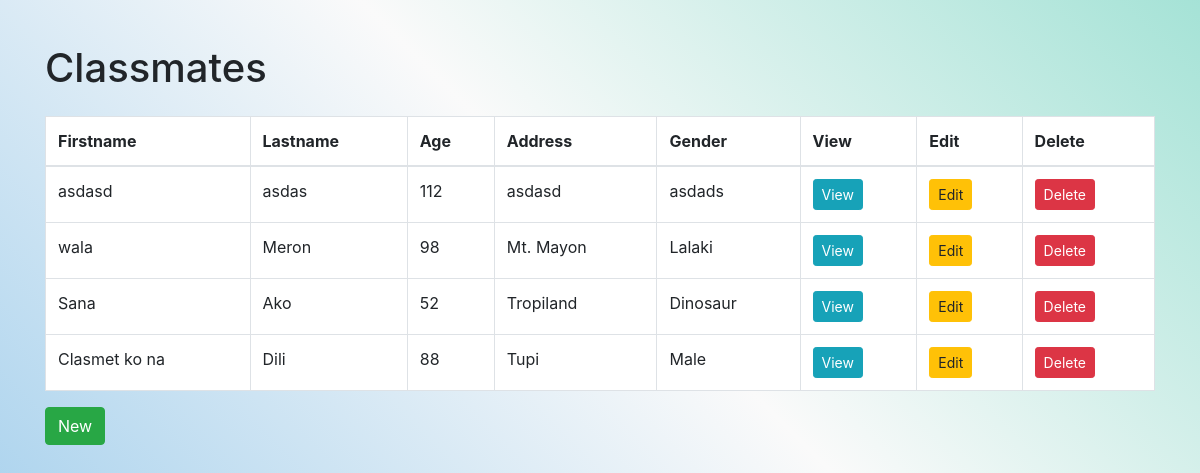
The page /classmate/ on the database its author committed.
### classmates/models.py (models this page shows, shortened)
class Classmate(models.Model):
    firstname = models.CharField(max_length=200)
    lastname = models.CharField(max_length=200)
    age = models.IntegerField()
    address = models.CharField(max_length=200)
    gender = models.CharField(max_length=200)

### classmates/views.py (the view)
# urls.py: path('', views.ClassmateList.as_view(), name='classmate_list'),
class ClassmateList(ListView):
    model = Classmate

### classmates/templates/classmates/classmate_list.html (shortened to what this page needs)
<!DOCTYPE html>
<html lang="en">
<head>
  <link rel="stylesheet" href="https://stackpath.bootstrapcdn.com/bootstrap/4.5.2/css/bootstrap.min.css">
</head>
<body>
  <div class="container">
    <h1 class="mt-4 mb-4">Classmates</h1>
    <table class="table table-bordered bg-white">
      <thead>
        <tr>
          <th>Firstname</th>
          <th>Lastname</th>
          <th>Age</th>
          <th>Address</th>
          <th>Gender</th>
          <th>View</th>
          <th>Edit</th>
          <th>Delete</th>
        </tr>
      </thead>
      <tbody>
        {% for classmate in object_list %}
        <tr>
          <td>{{ classmate.firstname }}</td>
          <td>{{ classmate.lastname }}</td>
          <td>{{ classmate.age }}</td>
          <td>{{ classmate.address }}</td>
          <td>{{ classmate.gender }}</td>
          <td><a href="{% url "classmate_view" classmate.id %}" class="btn btn-info btn-sm">View</a></td>
          <td><a href="{% url "classmate_edit" classmate.id %}" class="btn btn-warning btn-sm">Edit</a></td>
          <td><a href="{% url "classmate_delete" classmate.id %}" class="btn btn-danger btn-sm">Delete</a></td>
        </tr>
        {% endfor %}
      </tbody>
    </table>
    <a href="{% url "classmate_new" %}" class="btn btn-success">New</a>
  </div>
</body>
</html>

### classmates/templates/classmates/classmate_list.html (style rules this page uses)
body { padding: 20px; background: linear-gradient(45deg, #3498db, #FAFAFA, #1abc9c, #f39c12); background-size: 400% 400%; animation: gradientAnimation 15s infinite; }

### rows shown on the page
Classmate: firstname "asdasd", lastname "asdas", age "112", address "asdasd", gender "asdads"
Classmate: firstname "wala", lastname "Meron", age "98", address "Mt. Mayon", gender "Lalaki"
Classmate: firstname "Sana", lastname "Ako", age "52", address "Tropiland", gender "Dinosaur"
Classmate: firstname "Clasmet ko na", lastname "Dili", age "88", address "Tupi", gender "Male"
